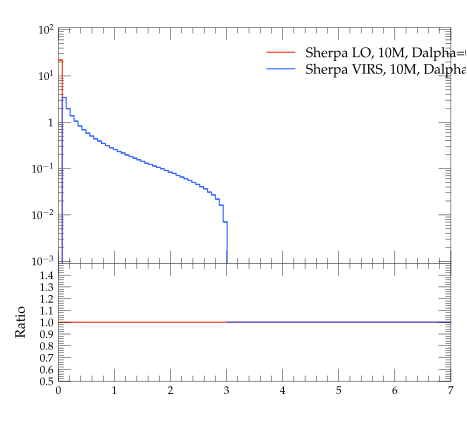

Here is the Python script that generated this plot:
#! /usr/bin/env python

# This Python script was auto-generated using YODA v2.0.0.
# Analysis object: /evtb/cutEg_tjb_pt
# Timestamp: 15-04-2024 (14:39:01)

import matplotlib as mpl
import matplotlib.pyplot as plt
mpl.use('Agg') # comment out for interactive use
import os
import numpy as np

plotDir = os.path.split(os.path.realpath(__file__))[0]
if 'YODA_USER_PLOT_PATH' in globals():
    plot_outdir = globals()['YODA_USER_PLOT_PATH']
else:
    plot_outdir = plotDir

#plot style
plt.style.use(os.path.join(plotDir, '../default.mplstyle'))
# plot metadata
figW, figH = plt.rcParams['figure.figsize']
ax_xLabel = r''
ax_yLabel = r''
ax_title  = r''
ax_xScale = 'linear'
ax_yScale = 'log'
xLims = (0.0, 7.0)
yLims = (0.0009000000000000001, 110.00000000000001)

# TeX-friendly labels for the legend
labels = [ r"Sherpa LO, 10M, Dalpha=0.01", r"Sherpa VIRS, 10M, Dalpha=0.01" ]

# Create figure and axis objects
fig, (ax, ratio0_ax) = plt.subplots(2, 1, sharex=True,
                  figsize=(figW,figH), gridspec_kw={'height_ratios': (2, 1)})
ratio0_ax.yaxis.set_major_locator(mpl.ticker.MultipleLocator(0.1))
ratio0_ax.set_ylim(0.5, 1.4999)
ratio0_ax.set_ylabel('Ratio')

# LineColor map: curve index -> color
linecolors = {0: '#EE3311', 1: '#3366FF'}
# the numerical data is stored in a separate file
dataf = dict()
prefix = os.path.split(__file__)[0]
if prefix:    prefix = prefix + '/'
exec(open(prefix+'cutEg_tjb_pt__data.py').read(), dataf)


legend_handles = [] # keep track of handles for the legend

# style options for curves
# starts at zorder>=5 to draw curve on top of legend
styles = {
  'curve0': {
    'color' : linecolors[0],
    'linestyle' : '-',
    'marker' : 'o',
    'zorder' : 5,
    'histstyle' : True,
  },
  'curve1': {
    'color' : linecolors[1],
    'linestyle' : '-',
    'marker' : 'o',
    'zorder' : 6,
    'histstyle' : True,
  },
}
# curve from input yoda files in main panel
for label in dataf['yvals'].keys():
    if all(np.isnan(v) for v in dataf['yvals'][label]):
        continue
    tmp = None
    if styles[label]['histstyle']: # draw as histogram
        tmp, = ax.plot(dataf['xedges'], dataf['yedges'][label],
                       color=styles[label]['color'],
                       linestyle=styles[label]['linestyle'],
                       drawstyle='steps-pre', solid_joinstyle='miter',
                       zorder=styles[label]['zorder'], label=label)
        ax.errorbar(dataf['xpoints'], dataf['yvals'][label], color=styles[label]['color'],
                    xerr=dataf['xerrs'], yerr=[dataf['ydowns'][label], dataf['yups'][label]],
                    linestyle='none', zorder=styles[label]['zorder'])
    else: # draw as scatter
        tmp = ax.errorbar(dataf['xpoints'], dataf['yvals'][label],
                          xerr=dataf['xerrs'],
                          yerr=[ dataf['ydowns'][label],
                          dataf['yups'][label] ],
                          fmt=styles[label]['marker'],
                          ecolor=styles[label]['color'],
                          color=styles[label]['color'], zorder=2)
        tmp[-1][0].set_linestyle(styles[label]['linestyle'])
    legend_handles += [tmp]
    for varLabel in dataf['variation_yvals'].keys():
        if varLabel.startswith(label):
            tmp, = ax.plot(dataf['xedges'], dataf['variation_yvals'][varLabel],
                           color=styles[label]['color'],
                           linestyle=styles[label]['linestyle'],
                           drawstyle='steps-pre', solid_joinstyle='miter',
                           zorder=styles[label]['zorder'], alpha=0.5)


# plots on ratio panel
# curve from input yoda files in ratio panel
for label, yvals in dataf['ratio0_yvals'].items():
    if all(np.isnan(v) for v in yvals):
        continue
    if styles[label]['histstyle']: # plot as histogram
        ratio0_ax.plot(dataf['xedges'], yvals,
                       color=styles[label]['color'],
                       linestyle=styles[label]['linestyle'],
                       drawstyle='steps-pre', zorder=1,
                       solid_joinstyle='miter')
        ratio0_ax.vlines(dataf['xpoints'],
                         dataf['ratio0_ymin'][label],
                         dataf['ratio0_ymax'][label],
                         color=styles[label]['color'], zorder=1)
    else: # plot as scatter
        tmp = ratio0_ax.errorbar(dataf['xpoints'],
                                 yvals, xerr=dataf['xerrs'],
                                 yerr=dataf['ratio0_yerrs'][label],
                                 fmt=styles[label]['marker'],
                                 ecolor=styles[label]['color'],
                                 color=styles[label]['color'])
        tmp[-1][0].set_linestyle(styles[label]['linestyle'])

    for varlabel in dataf['ratio0_variation_vals'].keys():
        if varlabel.startswith(label):
            ratio0_ax.plot(dataf['xedges'],
                            dataf['ratio0_variation_vals'][varlabel],
                            color=styles[label]['color'],
                            linestyle=styles[label]['linestyle'],
                            drawstyle='steps-pre', solid_joinstyle='miter',
                            zorder=1, alpha=0.5)

legend_pos = (0.5, 0.97)
ax.legend(legend_handles, labels, loc='upper left', bbox_to_anchor=legend_pos)

# set plot metadata as defined above
ratio0_ax.set_xlabel(ax_xLabel)
ratio0_ax.xaxis.set_label_coords(1., -.15)
ax.set_ylabel(ax_yLabel, loc='top')
ax.set_title(ax_title, loc='left')
ax.set_xscale(ax_xScale)
ax.set_yscale(ax_yScale)
ax.set_xlim(xLims)
ax.set_ylim(yLims)

# tick formatting
plt.rcParams['xtick.top'] = True
plt.rcParams['ytick.right'] = True
ax.yaxis.set_major_locator(mpl.ticker.LogLocator(base=10.0, numticks=np.inf))
ax.yaxis.set_minor_locator(mpl.ticker.LogLocator(
                           base=10.0, subs=np.arange(0.1, 1, 0.1), numticks=np.inf))
fig.align_ylabels((ax, ratio0_ax))
plt.savefig(os.path.join(plot_outdir, 'cutEg_tjb_pt.pdf'), format='PDF')
plt.savefig(os.path.join(plot_outdir, 'cutEg_tjb_pt.png'), format='PNG')

plt.close(fig)
